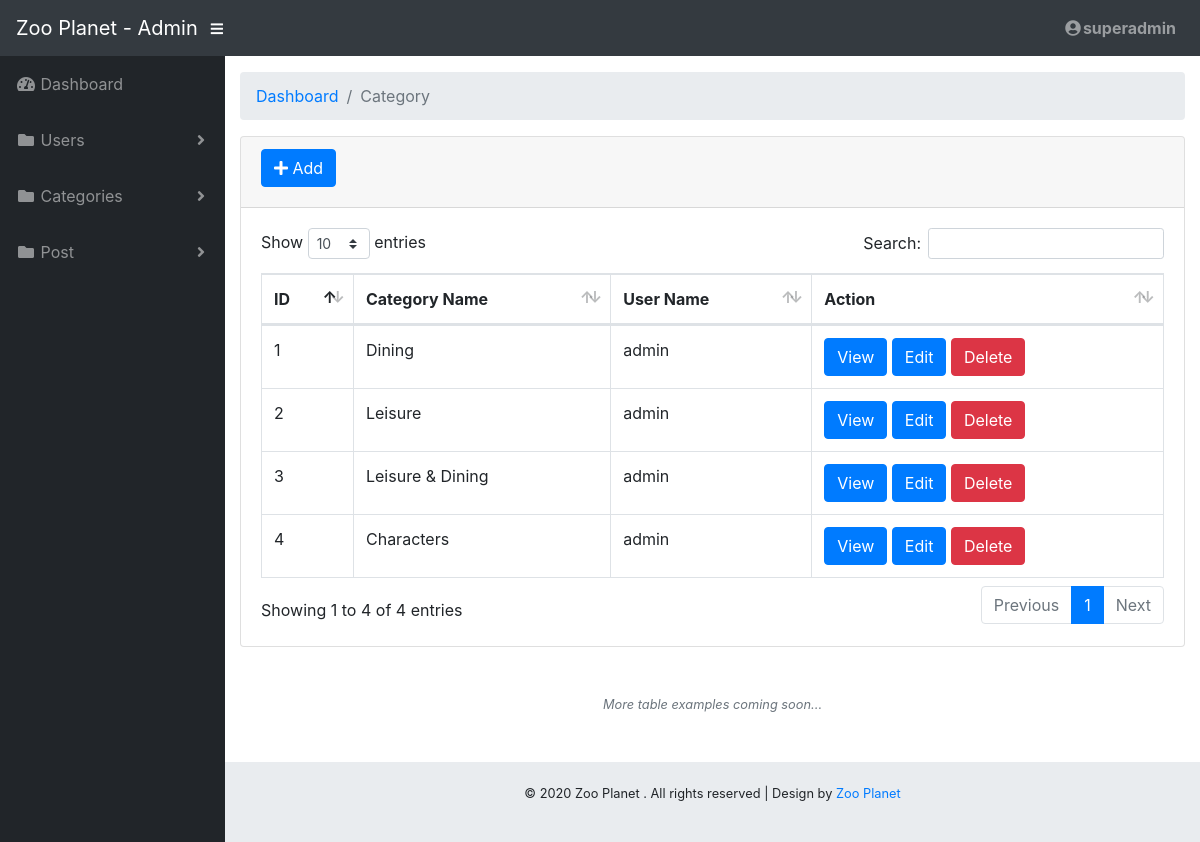
The page /admin/category/list.php (signed in) on the database its author committed.
### tables this page shows
CREATE TABLE `category` (
  `id` int(11) NOT NULL,
  `cate_name` varchar(250) NOT NULL,
  `parent_id` int(11) NOT NULL DEFAULT '0',
  `user` int(11) NOT NULL,
  `status` int(11) NOT NULL DEFAULT '1'
);

CREATE TABLE `users` (
  `user_id` int(11) NOT NULL,
  `username` varchar(250) NOT NULL,
  `password` varchar(250) NOT NULL,
  `role_id` int(11) NOT NULL DEFAULT '2',
  `status` int(1) NOT NULL DEFAULT '1'
);

### admin/category/list.php (the view, shortened to what this page needs)
<?php
$conn = conn_db();
$sql = "SELECT * FROM category inner join users on category.user = users.user_id WHERE category.status = 1 ORDER BY id DESC";
$result = mysqli_query($conn, $sql);
if (mysqli_num_rows($result) > 0) {
    while ($row = mysqli_fetch_assoc($result)) {
        $_data[] = $row;
        }
    }
?>
<!DOCTYPE html>
<html lang="en">
<head>
  <link href="../vendor/fontawesome-free/css/all.min.css" rel="stylesheet" type="text/css">
  <link href="../vendor/datatables/dataTables.bootstrap4.css" rel="stylesheet">
  <link href="../css/sb-admin.css" rel="stylesheet">
</head>
<body id="page-top">
  <nav class="navbar navbar-expand navbar-dark bg-dark static-top">
    <a class="navbar-brand mr-1" href="../index.php">Zoo Planet - Admin</a>
    <button class="btn btn-link btn-sm text-white order-1 order-sm-0" id="sidebarToggle" href="#">
      <i class="fas fa-bars"></i>
    </button>
    <ul class="navbar-nav ml-auto ml-md-0">
      <li class="nav-item dropdown no-arrow">
        <a class="nav-link dropdown-toggle" href="#" id="userDropdown" role="button" data-toggle="dropdown" aria-haspopup="true" aria-expanded="false">
          <i class="fas fa-user-circle fa-fw"></i><b><?=$_SESSION['user']['username']?></b>
        </a>
      </li>
    </ul>
  </nav>
  <div id="wrapper">
    <ul class="sidebar navbar-nav">
      <li class="nav-item">
        <a class="nav-link" href="../index.php">
          <i class="fas fa-fw fa-tachometer-alt"></i>
          <span>Dashboard</span>
        </a>
      </li>
      <?php
      if ($_SESSION['user']["role"] == 1) { ?>
      <li class="nav-item dropdown">
        <a class="nav-link dropdown-toggle" href="#" id="pagesDropdown" role="button" data-toggle="dropdown" aria-haspopup="true" aria-expanded="false">
          <i class="fas fa-fw fa-folder"></i>
          <span>Users</span>
        </a>
      </li>
      <?php
      } else {
        echo "<li></li>";
      }
      ?>
      <li class="nav-item dropdown">
        <a class="nav-link dropdown-toggle" href="#" id="pagesDropdown" role="button" data-toggle="dropdown" aria-haspopup="true" aria-expanded="false">
          <i class="fas fa-fw fa-folder"></i>
          <span>Categories</span>
        </a>
      </li>
      <li class="nav-item dropdown">
        <a class="nav-link dropdown-toggle" href="#" id="pagesDropdown" role="button" data-toggle="dropdown" aria-haspopup="true" aria-expanded="false">
          <i class="fas fa-fw fa-folder"></i>
          <span>Post</span>
        </a>
      </li>
    </ul>
    <div id="content-wrapper">
      <div class="container-fluid">
        <ol class="breadcrumb">
          <li class="breadcrumb-item">
            <a href="../index.php">Dashboard</a>
          </li>
          <li class="breadcrumb-item active">Category</li>
        </ol>
        <div class="card mb-3">
          <div class="card-header">
          <button class="btn btn-primary mb-2" type="button">
              <i class="fa fa-plus" aria-hidden="true"> </i><a class="text-white" href="./create.php"> Add</a>
            </button>
            </div>
          <div class="card-body">
            <div class="table-responsive">
              <table class="table table-bordered" id="dataTable" width="100%" cellspacing="0">
                <thead>
                  <tr>
                    <th>ID</th>
                    <th>Category Name</th>
                    <th>User Name</th>
                    <th>Action</th>
                  </tr>
                </thead>
                <tbody>
                  <?php
                  $i = 1;
                  if (!empty($_data)) {
                    foreach ($_data as $key => $value) : ?>
                      <tr>
                          <td><?php echo $i++;  ?></td>
                          <td><?= $value['cate_name'] ?></td>
                          <td><?= $value['username'] ?></td>
                          <td>
                            <button class="btn btn-primary" type="button"><a class="text-white" href="<?="view.php?id={$value['id']}" ?>" target="_blank"> View </a></button>
                            <button class="btn btn-primary" type="button"><a class="text-white" href="<?="./edit.php?id={$value['id']}" ?>" target="_blank"> Edit </a></button>
                            <button class="btn btn-danger" type="button"><a class="text-white" href="<?="delete.php?id={$value['id']}" ?>" target="_blank" onclick="return confirm('Are you sure you want to delete this item?');"> Delete </a></button>
                          </td>
                      </tr>
                    <?php endforeach;
                    }
                  ?>
                    </tbody>
              </table>
            </div>
          </div>
        </div>
        <p class="small text-center text-muted my-5">
          <em>More table examples coming soon...</em>
        </p>
      </div>
      <footer class="sticky-footer">
        <div class="container my-auto">
          <div class="copyright text-center my-auto">
            <p>&copy; 2020 Zoo Planet . All rights reserved | Design by <a href="http://localhost/zoo/index.php">Zoo Planet</a></p>
          </div>
        </div>
      </footer>
    </div>
  </div>
</body>
</html>

### rows shown on the page
category: cate_name "Dining", users.username "admin"
category: cate_name "Leisure", users.username "admin"
category: cate_name "Leisure & Dining", users.username "admin"
category: cate_name "Characters", users.username "admin"

### other values the page prints
$_SESSION['user']['username'] "superadmin"
